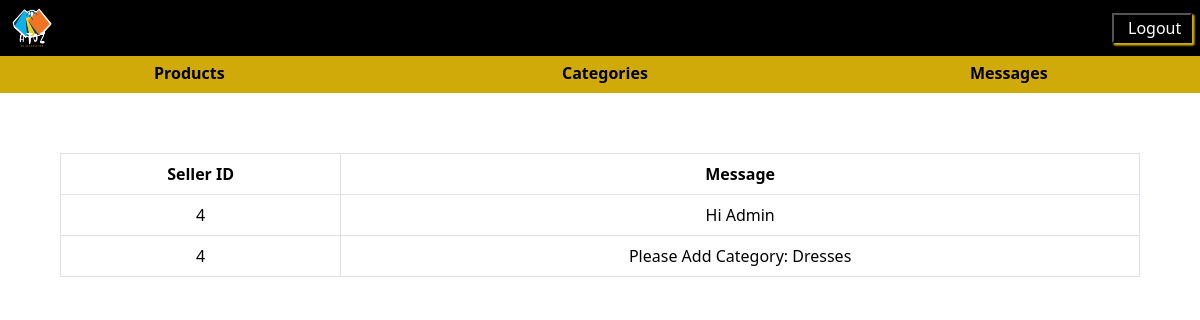
/message_list/, run on an earlier commit of the app's database.
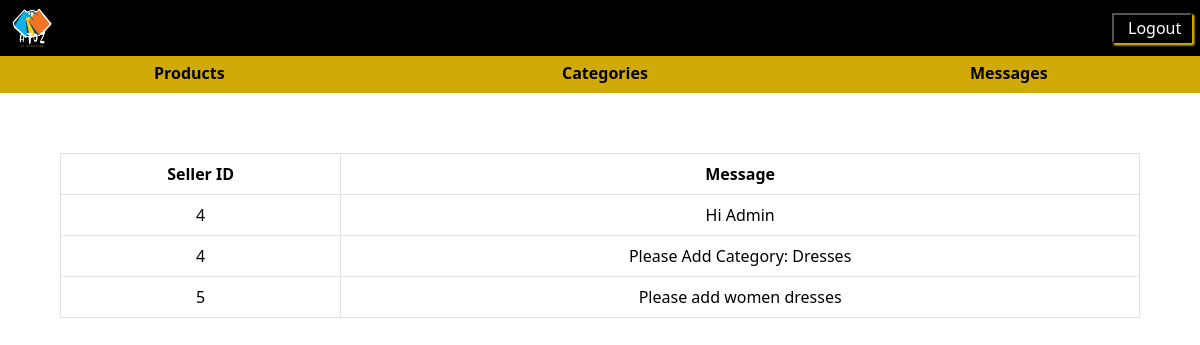
And on a later commit of the database.
### allinone/models.py (models this page shows)
class Message(models.Model):
    seller = models.ForeignKey(Seller, on_delete=models.CASCADE)
    message = models.CharField(max_length=900)

### allinone/views.py (the view)
# urls.py: path('message_list/', views.message_list, name='message_list'),
def message_list(request):
    messages = Message.objects.all()
    context = {
        'messages': messages,
    }
    return render(request, 'MessageList.html', context)

### allinone/templates/MessageList.html (shortened to what this page needs)
<!DOCTYPE html>
<html lang="en">
<head>
    <link href="https://cdn.jsdelivr.net/npm/bootstrap@5.3.2/dist/css/bootstrap.min.css" rel="stylesheet"
>
    <link rel="stylesheet" href="https://cdnjs.cloudflare.com/ajax/libs/font-awesome/6.0.0/css/all.min.css">
</head>
<body>
    <nav class="navbar navbar-expand-lg d-flex flex-row bg-black fixed-top">
        <div class="container-fluid justify-content-start">
            {% load static %}
            <img src="{% static 'images/atoz.png' %}" class="wpic"></p>
        </div>
        <ul class="navbar-nav collapse navbar-collapse" id="navbarText">
            <li class="nav-item mx-2">
                <button  class="logout"><a class="nav-link active" id="logbtn" href="/adminlogin/">Logout</a></button>
            </li>
        </ul>
    </nav>
    <div class="btmdiv">
        <div class="btmnav">
            <div class="row">
                <div class="col-4 productbtn">
                    <a href="/admin_list/"><button class="upperbtn">Products</button></a>
                </div>
                <div class="col-4 productbtn">
                    <a href="/add_category/"><button class="upperbtn">Categories</button></a>
                </div>
                <div class="col-4 productbtn">
                    <a href="/message_list/"><button class="upperbtn">Messages</button></a>
                </div>
            </div>
        </div>
    </div>
    <table class="table table-bordered">
        <thead>
            <tr>
                <th>Seller ID</th>
                <th>Message</th>
            </tr>
        </thead>
        <tbody>
            {% for message in messages %}
                <tr>
                    <td>{{ message.seller_id }}</td>
                    <td>{{ message.message }}</td>
                </tr>
            {% endfor %}
        </tbody>
    </table>
</body>
</html>

What changed in the data, as far as the page shows it:
added Message: seller_id "5", message "Please add women dresses"
